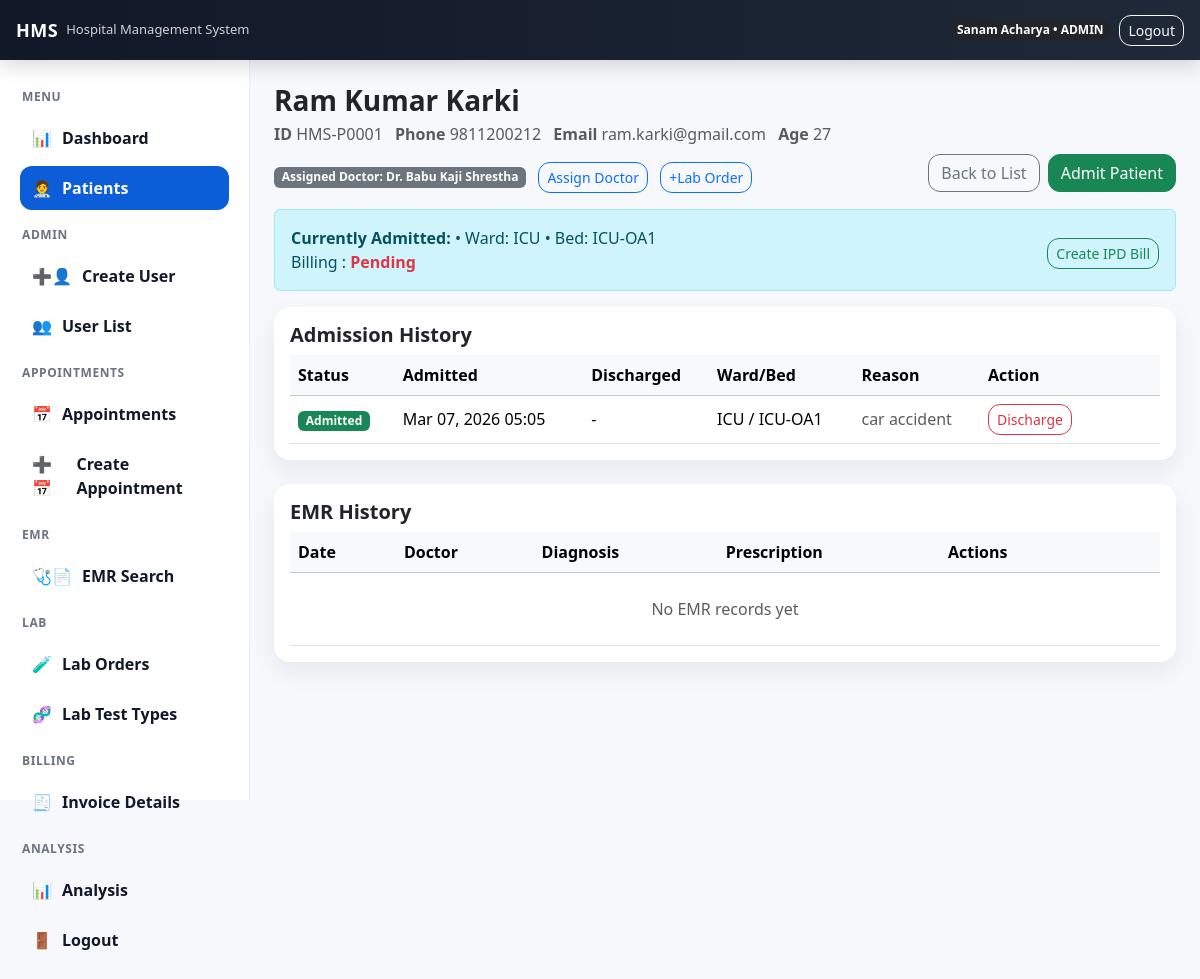
Page /patients/HMS-P0001/ (signed in) on the committed database.
### accounts/models.py (models this page shows, shortened)
class User(AbstractUser):
    class Role(models.TextChoices):
        ADMIN = 'ADMIN', 'Admin'
        DOCTOR = 'DOCTOR', 'Doctor'
        NURSE = 'NURSE', 'Nurse'
        RECEPTION = 'RECEPTION', 'Reception'
        LAB = 'LAB', 'Lab'
        PHARMACY = 'PHARMACY', 'Pharmacy'
        HR = 'HR', 'HR'
        CASHIER = "CASHIER", "Cashier"
        ACCOUNTANT = "ACCOUNTANT", "Accountant"
    full_name = models.CharField(max_length=150)
    phone_number = models.CharField(max_length=20, blank=True)
    email = models.EmailField(unique=True)
    role = models.CharField(max_length=20, choices=Role.choices, default=Role.RECEPTION)
    department = models.ForeignKey(
        Department, on_delete=models.SET_NULL, null=True, blank=True
    )
    specialization = models.ForeignKey(
        "Specialization",
        on_delete=models.SET_NULL,
        null=True,
        blank=True,
        related_name="doctors"
    )

class Patient(models.Model):
    patient_id = models.CharField(max_length=20, unique=True, editable=False)
    full_name = models.CharField(max_length=150)
    phone_number = models.CharField(max_length=20, blank=True)
    email = models.EmailField(blank=True, null=True)
    address = models.CharField(max_length=255, blank=True)
    gender = models.CharField(max_length=10, choices=[("MALE", "Male"), ("FEMALE", "Female"), ("OTHER", "Other")], blank=True)
    dob = models.DateField(blank=True, null=True)
    created_at = models.DateTimeField(auto_now_add=True)
    assigned_doctor = models.ForeignKey(
        settings.AUTH_USER_MODEL,
        on_delete=models.SET_NULL,
        null=True,
        blank=True,
        related_name="assigned_patients",
        limit_choices_to={"role": "DOCTOR"}
    )
    @property
    def age(self):
        if not self.dob:
            return ""
        today = date.today()
        years = today.year - self.dob.year
        if (today.month, today.day) < (self.dob.month, self.dob.day):
            years -= 1
        return years

class Admission(models.Model):
    class Status(models.TextChoices):
        ADMITTED = 'ADMITTED', 'Admitted'
        DISCHARGED = 'DISCHARGED', 'Discharged'
    patient = models.ForeignKey(Patient, on_delete=models.CASCADE, related_name='admissions')
    status = models.CharField(max_length=20, choices=Status.choices, default=Status.ADMITTED)
    ward = models.ForeignKey(Ward, on_delete=models.SET_NULL, null=True, blank=True)
    bed = models.ForeignKey(Bed, on_delete=models.SET_NULL, null=True, blank=True)
    is_icu = models.BooleanField(default=False)
    on_ventilator = models.BooleanField(default=False)
    reason = models.TextField(max_length=255, blank=True)
    notes = models.TextField(blank=True)
    admitted_at = models.DateTimeField(default=timezone.now)
    discharged_at = models.DateTimeField(blank=True, null=True)
    billing_cleared = models.BooleanField(default=False)

class Ward(models.Model):
    name = models.CharField(max_length=120, unique=True)
    cost_per_day = models.DecimalField(max_digits=10, decimal_places=2, default=0)
    icu_extra = models.DecimalField(max_digits=10, decimal_places=2, default=0)
    ventilator_cost = models.DecimalField(max_digits=10, decimal_places=2, default=0)
    def __str__(self):
        return self.name

class Bed(models.Model):
    class Status(models.TextChoices):
        AVAILABLE = 'AVAILABLE', 'Available'
        OCCUPIED = 'OCCUPIED', 'Occupied'
        MAINTENANCE = 'MAINTENANCE', 'Maintenance'
    ward = models.ForeignKey(Ward, on_delete=models.CASCADE, related_name='beds')
    bed_number = models.CharField(max_length=20)
    status = models.CharField(max_length=20, choices=Status.choices, default=Status.AVAILABLE)

### accounts/views.py (the view)
# urls.py: path('patients/<str:patient_id>/', patient_detail_view, name='patient_detail'),
@login_required
@roles_required("ADMIN", "RECEPTION", "DOCTOR", "NURSE")
def patient_detail_view(request, patient_id):
    patient = get_object_or_404(Patient, patient_id=patient_id)
    if request.user.role in ["DOCTOR", "NURSE"]:
        if patient.assigned_doctor_id != request.user.id:
            messages.error(request, "You are not allowed to view this patient.")
            return redirect("patient_list")
    admissions = patient.admissions.all().order_by("-admitted_at")
    active_admission = admissions.filter(status="ADMITTED").first()
    return render(request, "accounts/patient_detail.html", {
        "patient": patient,
        "admissions": admissions,
        "active_admission": active_admission,
    })
    return render(request, 'accounts/patient_detail.html', {'patient': patient, 'admissions': admissions, 'active_admission': active_admission})

### templates/accounts/patient_detail.html (shortened to what this page needs)
{% extends "base.html" %}
{% block content %}
<div class="d-flex flex-wrap justify-content-between align-items-start gap-2 mb-3">
    <div>
        <h3 class="fw-bold mb-1">{{ patient.full_name }}</h3>
        <div class="text-muted">
            <span class="me-2"><strong>ID</strong> {{ patient.patient_id }}</span>
            <span class="me-2"><strong>Phone</strong> {{ patient.phone_number|default:"-" }}</span>
            <span class="me-2"><strong>Email</strong> {{ patient.email|default:"-" }}</span>
            <span class="me-2"><strong>Age</strong> {{ patient.age }}</span>
        </div>
    </div>
    <div class= "mt-2">
        <span class="badge text-bg-secondary">
            Assigned Doctor:
            {% if patient.assigned_doctor %}
                {{ patient.assigned_doctor.full_name }}
            {% else %}
                Not assigned
            {% endif %}
        </span>
        {% if user.role == "ADMIN" or user.role == "RECEPTION" %}
            <a class="btn btn-sm btn-outline-primary ms-2" href="{% url 'assign_doctor' patient.patient_id %}">
                Assign Doctor
            </a>
        {% endif %}
            <a class="btn btn-sm btn-outline-primary ms-2" href="{% url 'lab_order_create' patient.patient_id %}">
                +Lab Order
            </a>
    </div>
    <div class="d-flex gap-2">
        <a class="btn btn-outline-secondary" href="{% url 'patient_list' %}">
            Back to List
        </a>
        <a class="btn btn-success" href="{% url 'patient_admit' patient.patient_id %}">
            Admit Patient
        </a>
    </div>
</div>
{% if active_admission %}
    <div class="alert alert-info d-flex justify-content-between align-items-center flex-wrap">
        <div>
            <strong>Currently Admitted:</strong>
            {% if active_admission.ward %} • Ward: {{ active_admission.ward }} {% endif %}
            {% if active_admission.bed %} • Bed: {{ active_admission.bed.bed_number }} {% endif %}
            <br>
            Billing : {% if active_admission.billing_cleared %}<span class="text-success fw-bold">Cleared</span>{% else %}<span class="text-danger fw-bold">Pending</span>{% endif %}
        </div>
        {% if not active_admission.billing_cleared %}
        <div class="mt-2">
            <a class="btn btn-sm btn-outline-success"
                    href="{% url 'invoice_create_for_admission' active_admission.id %}">
                    Create IPD Bill
            </a>
        </div>
        {% endif %}
    </div>
{% endif %}
<div class="card p-3 mb-4">
    <h5 class ="fw-bold mb-2">Admission History</h5>
    <div class="table-responsive">
        <table class="table table-hover mb-0 align-middle">
            <thead class="table-light">
                <tr>
                    <th>Status</th>
                    <th>Admitted</th>
                    <th>Discharged</th>
                    <th>Ward/Bed</th>
                    <th>Reason</th>
                    <th style="width:180px;">Action</th>
                </tr>
            </thead>
            <tbody>
                {% for a in admissions %}
                <tr>
                    <td>
                        {% if a.status == "ADMITTED" %}
                            <span class="badge text-bg-success">Admitted</span>
                        {% else %}
                            <span class="badge text bg-secondary">Discharged</span>
                        {% endif %}
                        </td>
                    <td>{{ a.admitted_at|date:"M d, Y H:i" }}</td>
                    <td>{% if a.discharged_at %}{{ a.discharged_at|date:"M d, Y H:i" }}{% else %}-{% endif %}</td>
                    <td>
                        {% if a.ward %}{{ a.ward }} {% else %}-{% endif %}
                        /
                        {% if a.bed %}  {{ a.bed.bed_number }} {% else %}-{% endif %}
                    </td>
                    <td class="text-muted">{{ a.reason|default:"-" }}</td>
                    <td>
                        {% if a.status == "ADMITTED" %}
                            <a class="btn btn-sm btn-outline-danger" href="{% url 'patient_discharge' a.id %}">
                                Discharge
                            </a>
                        {% else %}
                            <span class="text-muted">--</span>
                        {% endif %}
                    </td>
                </tr>
                {% empty %}
                <tr>
                    <td colspan="6" class="text-center text-muted py-4">No admissions found.</td>
                </tr>
                {% endfor %}
            </tbody>
        </table>
    </div>
</div>
<div class="card p-3 mt-4">
    <div class="d-flex justify-content-between align-items-center mb-2">
        <h5 class="fw-bold mb-0">EMR History</h5>
    </div>
    <div class="table-responsive">
        <table class= "table table-hover align-middle mb-0">
            <thead class="table-light">
                <tr>
                    <th>Date</th>
                    <th>Doctor</th>
                    <th>Diagnosis</th>
                    <th>Prescription</th>
                    <th style="width:220px;">Actions</th>
                </tr>
            </thead>
            <tbody>
                {% for e in patient.emr_records.all %}
                    <tr>
                        <td>{{ e.created_at | date:"Y-m-d H:i" }}</td>
                        <td>{{ e.doctor.full_name }}</td>
                        <td>{{ e.diagnosis | truncatechars:40 }}</td>
                        <td>{{ e.prescription | truncatechars:40 }}</td>
                        <td class="d-flex gap-2 flex-wrap">
                            <a class="btn btn-sm btn-outline-dark" href="{% url 'emr_pdf' e.id %}">
                                PDF
                            </a>
                            {% if user.role == "DOCTOR" and e.doctor_id == user.id %}
                                <a class="btn btn-sm btn-outline-success" href= "{% url 'emr_edit' e.id %}">
                                Edit
                                </a>
                            {% endif %}
                        </td>
                    </tr>
                {% empty %}
                    <tr>
                        <td colspan="5" class="text-center text-muted py-4">
                            No EMR records yet
                        </td>
                    </tr>
                {% endfor %}
            </tbody>
        </table>
    </div>
</div>
{% endblock %}

### templates/base.html (shortened to what this page needs)
{% load static %}
<!doctype html>
<html lang="en">
<head>
  <link href="https://cdn.jsdelivr.net/npm/bootstrap@5.3.3/dist/css/bootstrap.min.css" rel="stylesheet">
  <link rel="stylesheet" href="{% static 'css/style.css' %}">
</head>
<body class="hms-body">
  <header class="hms-topbar">
    <div class="container-fluid d-flex align-items-center justify-content-between px-3">
      <div class="d-flex align-items-center gap-2">
        <div class="hms-brand">HMS</div>
        <span class="hms-subtitle">Hospital Management System</span>
      </div>
      <div class="d-flex align-items-center gap-2">
        {% if user.is_authenticated %}
          <span class="badge rounded-pill text-bg-dark">
            {{ user.full_name }} • {{ user.role }}
          </span>
          <a class="btn btn-sm btn-outline-light" href="{% url 'logout' %}">Logout</a>
        {% else %}
          <a class="btn btn-sm btn-outline-light" href="{% url 'login' %}">Login</a>
        {% endif %}
      </div>
    </div>
  </header>
  <div class="hms-layout">
    {% if user.is_authenticated %}
      {% include "partials/sidebar.html" %}
    {% endif %}
    <main class="hms-main">
      <div class="container-fluid p-4">
        {% block content %}{% endblock %}
      </div>
    </main>
  </div>
</body>
</html>

### static/css/style.css (style rules this page uses)
html, body { height: 100%; }
.hms-body { background: #f6f8fc; margin: 0; font-family: system-ui, -apple-system, Segoe UI, Roboto, Arial, sans-serif; padding-top: 60px; }
.hms-topbar { height: 60px; background: linear-gradient(90deg, #111827, #1f2937); color: #fff; display: flex; align-items: center; position: fixed; top: 0; left: 0; right: 0; z-index: 9999; box-shadow: 0 6px 20px rgba(0,0,0,0.15); }
.hms-brand { font-weight: 800; letter-spacing: 0.5px; font-size: 18px; }
.hms-subtitle { font-size: 13px; opacity: 0.8; }
.hms-layout { display: flex; min-height: 100vh; }
.hms-main { flex: 1; height: calc(100vh - 60px); overflow: auto; }
.card { border: 0; border-radius: 16px; box-shadow: 0 10px 25px rgba(16, 24, 40, 0.07); }
.btn { border-radius: 12px; }

### rows in the picture
User: full_name "Sanam Acharya", role "ADMIN"
Patient: full_name "Ram Kumar Karki", patient_id "HMS-P0001", phone_number "9811200212", email "ram.karki@gmail.com", age "27", assigned_doctor.full_name "Dr. Babu Kaji Shrestha"
Admission: ward "ICU", bed.bed_number "ICU-OA1", status "Admitted", admitted_at "Mar 07, 2026 05:05", reason "car accident"
